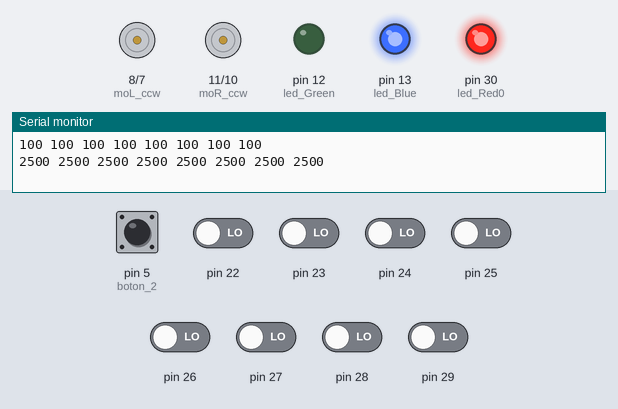
The sketch below on a simulated Arduino Mega 2560, built with avr-gcc and run on an emulated ATmega2560. Shown: motor-driver pin pairs drawn as motors (green arrow = first pin HIGH = forward, orange = second pin HIGH = backward, longer = more drive, scaled by the enable pin), output pins drawn as LEDs (lit = HIGH), the last lines printed to the serial monitor. The test bench sets the inputs (shaded band); at power-on: pin 5 (boton_2) HIGH, pin 22–29 LOW.

Above: at 3.6 s.
3.7 s: pin 5 (boton_2) pulled LOW for 0.15 s
At 4.3 s:
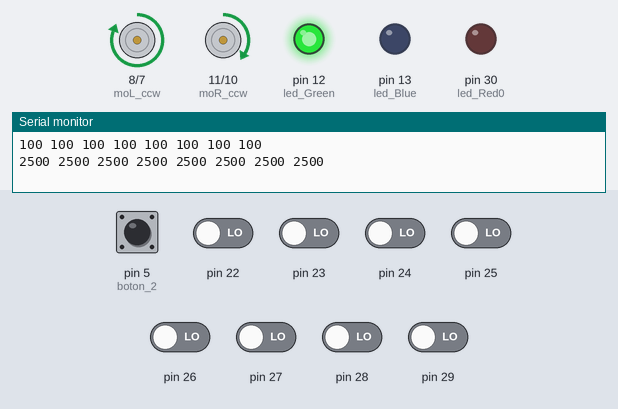
5.4 s: pin 23 driven HIGH
At 5.8 s:
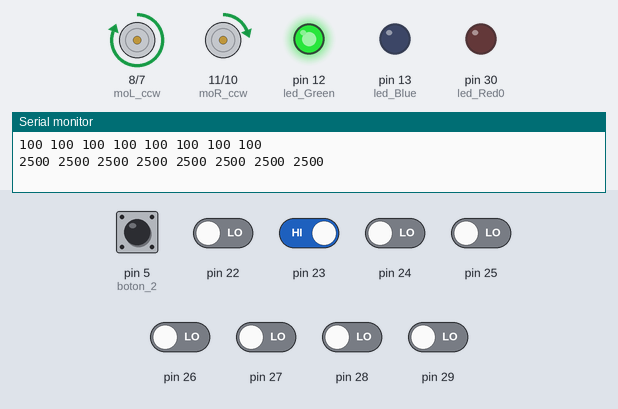
6.9 s: pin 28 driven HIGH
At 7.5 s:
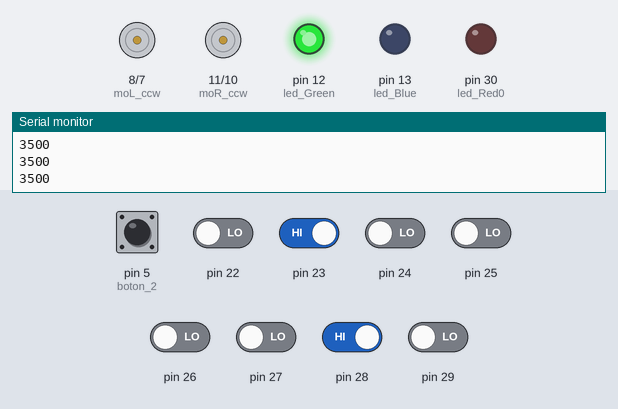
Timing chart, 0 to 9.9 s (numbered marks = the images above; inputs shaded):
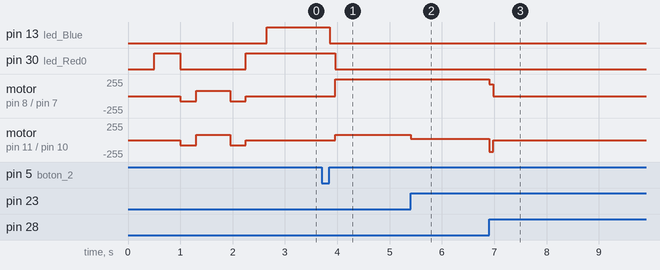

Measured:
- after the input at 3.7 s, pin 12 (led_Green): LOW → HIGH after 0.16 s; pin 13 (led_Blue): HIGH → LOW after 0.16 s; pin 30 (led_Red0): HIGH → LOW after 0.26 s; motor on pin 8 (moL_ccw) / pin 7 (moL_cw): stopped → forward 255/255 after 0.26 s; motor on pin 11 (moR_ccw) / pin 10 (moR_cw): stopped → forward 76/255 after 0.26 s
- after the input at 5.4 s, motor on pin 11 (moR_ccw) / pin 10 (moR_cw): forward 76/255 → forward 20/255 at once
- after the input at 6.9 s, motor on pin 8 (moL_ccw) / pin 7 (moL_cw): forward 255/255 → forward 178/255 at once, → stopped 0.08 s later; motor on pin 11 (moR_ccw) / pin 10 (moR_cw): forward 20/255 → backward 178/255 at once, → stopped 0.08 s later

The sketch:

B01_ROBOTLINE_TRACKING_PD_CONTROL.ino
```cpp
#include "QTRSensors.h"

#define   Kp                  2         //2=100Pok   // experiment to determine this, start by something small that just makes your bot follow the line at a slow speed
#define   Kd                  5         //5=100Pok   // experiment to determine this, slowly increase the speeds and adjust this value. ( Note: Kp < Kd)
#define   sKp                 2         //2=100Pok   // experiment to determine this, start by something small that just makes your bot follow the line at a slow speed
#define   sKd                 5         //5=100Pok
#define   rightMaxSpeed       100.0/100.0*255.0      // max speed of the robot
#define   leftMaxSpeed        100.0/100.0*255.0      // max speed of the robot
#define   rightBaseSpeed      70.0/100.0*255.0       // this is the speed at which the motors should spin when the robot is perfectly on the line
#define   leftBaseSpeed       70.0/100.0*255.0       // this is the speed at which the motors should spin when the robot is perfectly on the line
#define   calibrateSpeed      30.0/100.0*255.0
#define   Speed90             70.0/100.0*255.0
#define   rSpeed              -20
#define   stopmotor           6.0/100.0*255.0
#define   slowmotor           4.0/100.0*255.0
#define   BuffrightMaxSpeed   0
#define   BuffleftMaxSpeed    0

#define   SrightMaxSpeed      100.0/100.0*255.0      // max speed of the robot
#define   SleftMaxSpeed       100.0/100.0*255.0      // max speed of the robot
#define   SrightBaseSpeed     100.0/100.0*255.0      // this is the speed at which the motors should spin when the robot is perfectly on the line
#define   SleftBaseSpeed      100.0/100.0*255.0

#define NUM_SENSORS           8         // number of sensors used
#define TIMEOUT               2500      // waits for 2500 us for sensor outputs to go low
#define EMITTER_PIN           4         // emitter is controlled by digital pin 2
#define PWM_STOP              0

#define pin_pwm_R             9
#define moR_cw                10
#define moR_ccw               11

//#define DIRB 13
#define pin_pwm_L             6
#define moL_cw                7
#define moL_ccw               8

#define START                 4

#define led_Red0              30
#define led_Blue              13
#define led_Green             12
#define led_Red               52

#define boton_1               4  //pin para boton
#define boton_2               5  //pin para boton
#define MAXcount_ERR 30

boolean chk = false;
unsigned int count_ERR;
int sensorVal;
unsigned char RUN_STOP = 0;
#define OLED_RESET 4

QTRSensorsRC qtrrc((unsigned char[]){22,23,24,25,26,27,28,29},NUM_SENSORS, TIMEOUT, EMITTER_PIN); // sensor connected through analog pins A0 - A5 i.e. digital pins 14-19
//QTRSensorsRC qtrrc((unsigned char[]){29,28,27,26,25,24,23,22},NUM_SENSORS, TIMEOUT, EMITTER_PIN); // sensor connected through analog pins A0 - A5 i.e. digital pins 14-19
unsigned int sensorValues[NUM_SENSORS];

void backward(unsigned int leftSpeed, unsigned int rightSpeed)
{
    digitalWrite(moR_ccw, HIGH);
    digitalWrite(moR_cw, LOW);
    analogWrite(pin_pwm_R,rightSpeed);

    digitalWrite(moL_cw, HIGH);
    digitalWrite(moL_ccw, LOW);
    analogWrite(pin_pwm_L, leftSpeed);
}

void forward(unsigned int leftSpeed, unsigned int rightSpeed)
{
    digitalWrite(moR_cw, HIGH);
    digitalWrite(moR_ccw, LOW);
    analogWrite(pin_pwm_R, rightSpeed);

    digitalWrite(moL_ccw, HIGH);
    digitalWrite(moL_cw, LOW);
    analogWrite(pin_pwm_L, leftSpeed);
}

void turn_right(unsigned int leftSpeed, unsigned int rightSpeed)
{
    digitalWrite(moL_cw, LOW) ;
    digitalWrite(moL_ccw, HIGH) ;
    analogWrite(pin_pwm_L  , leftSpeed);

    digitalWrite(moR_cw, LOW) ;
    digitalWrite(moR_ccw, HIGH) ;
    analogWrite(pin_pwm_R  , rightSpeed);
}

void  turn_STOP()
{
    //digitalWrite(moL_cw, LOW);
    //digitalWrite(moL_ccw, LOW);
    //digitalWrite(moR_cw, LOW);
    //digitalWrite(moR_ccw, LOW) ;
    digitalWrite(pin_pwm_R, LOW);
    digitalWrite(pin_pwm_L, LOW);
}

void  turn_left(unsigned int leftSpeed, unsigned int rightSpeed)
{
    digitalWrite(moL_cw, HIGH);
    digitalWrite(moL_ccw, LOW);
    analogWrite(pin_pwm_L, leftSpeed);

    digitalWrite(moR_cw, HIGH );
    digitalWrite(moR_ccw, LOW );
    analogWrite(pin_pwm_R, rightSpeed);
}

void setup()
{
    unsigned int sensors[8];
    int positionS ;

    //**************/
    pinMode(moL_cw, OUTPUT) ;
    pinMode(moL_ccw, OUTPUT) ;
    pinMode(pin_pwm_R, OUTPUT);

    pinMode(moR_cw, OUTPUT) ;
    pinMode(moR_ccw, OUTPUT) ;
    pinMode(pin_pwm_L, OUTPUT);

    pinMode(boton_1, INPUT);
    pinMode(boton_2, INPUT);

    pinMode(led_Red0, OUTPUT); //led1
    pinMode(led_Blue, OUTPUT); //led1
    pinMode(led_Green, OUTPUT); //led2

    Serial.begin(19200);

    int i;
    //====================Test LED ================
    ledRead_QTR_on();
    delay(500);

    ledRead_QTR_off();
    delay(500);

    ledRead_QTR_on();
    //=============================================

    for (int i = 0; i < 50; i++)
    {
        // calibrate for sometime by sliding the sensors across the line,
        // or you may use auto-calibration instead
        // comment this part out for automatic calibration

        // turn to the left and right to expose the sensors to the brightest and darkest
        // readings that may be encountered
        if (i < 12 || i >= 38)
            turn_left(calibrateSpeed,calibrateSpeed );
        else
            turn_right(calibrateSpeed,calibrateSpeed);

        qtrrc.calibrate();
    }

    ledRead_QTR_off();
    turn_STOP();

    digitalWrite(led_Blue, LOW); //apagar sensores para indicar fin
    delay(400);

    digitalWrite(led_Blue,HIGH); //encender led 2 para indicar la

    for (int i = 0; i < NUM_SENSORS; i++)
    {
        Serial.print(qtrrc.calibratedMinimumOn[i]);
        Serial.print(' ');
    }

    Serial.println();
    //delay(5);

    for (int i = 0; i < NUM_SENSORS; i++)
    {
        Serial.print(qtrrc.calibratedMaximumOn[i]);
        Serial.print(' ');
    }

    while(true) //true
    {
        int x = digitalRead(boton_2); //leemos y guardamos el valor
                                      // del boton en variable x
        delay(100);

        if(x==0) //si se presiona boton
        {
            digitalWrite(led_Blue,LOW); //indicamos que se presiono boton
            digitalWrite(led_Green,HIGH); //encendiendo led 1
            delay(100);
            break; //saltamos hacia el bucle principal
        }
    }

    ledRead_QTR_on();
    RUN_STOP = HIGH;
}

void ledRead_QTR_off()
{
    digitalWrite(led_Red0, HIGH); //apagar sensores para indicar fin
}
void ledRead_QTR_on()
{
    digitalWrite(led_Red0, LOW); //apagar sensores para indicar fin
}

int lastError = 0;

void loop()
{
    int val=1000,sensorValues0,sensorValues8;

    ////////////////////90 Deg////////////////
    //===============ADD======================
    int position;
    unsigned int sensors[8];
    int position2 = qtrrc.readLine(sensors); // get calibrated readings along with the line position, refer to the QTR Sensors Arduino Library for more details on line position.
    if ((position2 >= 1) && (position2 <= 7000))
    {
        position = position2;
    }
    //===============ADD======================

    int error = position - 3500;
    int OUT_PWMA,OUT_PWMB;
    int motorSpeed = Kp * error + Kd * (error - lastError);
    lastError = error;
    int rightMotorSpeed = rightBaseSpeed + motorSpeed;
    int leftMotorSpeed = leftBaseSpeed - motorSpeed;

    if (rightMotorSpeed > rightMaxSpeed )
        rightMotorSpeed = rightMaxSpeed; // prevent the motor from going beyond max speed

    if (leftMotorSpeed > leftMaxSpeed )
        leftMotorSpeed = leftMaxSpeed; // prevent the motor from going beyond max speed

    if (rightMotorSpeed < 0)
        rightMotorSpeed = rSpeed ; // keep the motor speed positive

    if (leftMotorSpeed < 0)
        leftMotorSpeed = rSpeed ; // keep the motor speed positive

    if (position == 3500)
    {
        count_ERR++;
        //delay(1);

        if (count_ERR>= MAXcount_ERR)
        {
            RUN_STOP = LOW;
        }
    }
    else
    {
        count_ERR = 0;
    }

    if (RUN_STOP == HIGH)
    {
        if (rightMotorSpeed > 0)
        {
            digitalWrite(moR_cw, HIGH) ;
            digitalWrite(moR_ccw, LOW) ;
            analogWrite(pin_pwm_R,rightMotorSpeed );
        }
        else
        {
            digitalWrite(moR_cw, LOW) ;
            digitalWrite(moR_ccw, HIGH) ;
            analogWrite(pin_pwm_R,rightMotorSpeed*-1 );
        }

        if(leftMotorSpeed > 0)
        {
            digitalWrite(moL_ccw, HIGH) ;
            digitalWrite(moL_cw, LOW) ;
            analogWrite(pin_pwm_L, leftMotorSpeed );
        }
        else
        {
            digitalWrite(moL_ccw, LOW) ;
            digitalWrite(moL_cw, HIGH) ;
            analogWrite(pin_pwm_L, leftMotorSpeed*-1 );
        }
    }
    else
    {
        sensorVal = digitalRead(boton_2);
        while(sensorVal==HIGH)
        {
            sensorVal = digitalRead(boton_2);
            position = qtrrc.readLine(sensors);
            Serial.println(position);

            digitalWrite(moL_cw, LOW) ;
            digitalWrite(moL_ccw, HIGH) ;
            analogWrite(pin_pwm_R, 0);

            digitalWrite(moR_cw, LOW) ;
            digitalWrite(moR_ccw, HIGH) ;
            analogWrite(pin_pwm_L, 0);
        }
        RUN_STOP = HIGH;
    }

    //================PRINT VAL====================
    //Serial.print(position);
    //Serial.print(' ');
    //Serial.print("LEFT=");
    //Serial.print(' ');
    //Serial.print(leftMotorSpeed);
    //Serial.print(' ');
    //Serial.print("RIGHT");
    //Serial.print(' ');
    //Serial.print(rightMotorSpeed);
    //Serial.println(' ');
    // ================PRINT VAL====================
}
```
